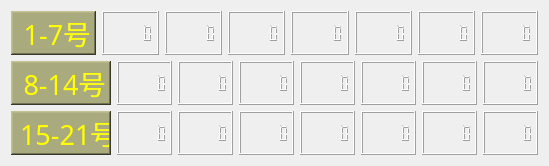
         <widget class="QWidget" name="tab_4">
          <attribute name="title">
           <string>电池组4</string>
          </attribute>
          <layout class="QVBoxLayout" name="verticalLayout_7">
           <item>
            <layout class="QHBoxLayout" name="horizontalLayout_14">
             <item>
              <widget class="QLabel" name="Battery4_1_7">
               <property name="maximumSize">
                <size>
                 <width>100</width>
                 <height>50</height>
                </size>
               </property>
               <property name="font">
                <font>
                 <family>楷体</family>
                 <pointsize>20</pointsize>
                 <weight>50</weight>
                 <italic>false</italic>
                 <bold>false</bold>
                </font>
               </property>
               <property name="styleSheet">
                <string notr="true">background-color: rgb(170, 170, 127);</string>
               </property>
               <property name="frameShape">
                <enum>QFrame::WinPanel</enum>
               </property>
               <property name="frameShadow">
                <enum>QFrame::Raised</enum>
               </property>
               <property name="text">
                <string>&lt;html&gt;&lt;head/&gt;&lt;body&gt;&lt;p align=&quot;center&quot;&gt;&lt;span style=&quot; color:#ffff00;&quot;&gt;1-7号&lt;/span&gt;&lt;/p&gt;&lt;/body&gt;&lt;/html&gt;</string>
               </property>
              </widget>
             </item>
             <item>
              <widget class="QLCDNumber" name="show_Battery4_Voltage1">
               <property name="maximumSize">
                <size>
                 <width>100</width>
                 <height>50</height>
                </size>
               </property>
               <property name="styleSheet">
                <string notr="true">color: rgb(255, 255, 0);</string>
               </property>
               <property name="smallDecimalPoint">
                <bool>true</bool>
               </property>
              </widget>
             </item>
             <item>
              <widget class="QLCDNumber" name="show_Battery4_Voltage2">
               <property name="maximumSize">
                <size>
                 <width>100</width>
                 <height>50</height>
                </size>
               </property>
               <property name="styleSheet">
                <string notr="true">color: rgb(255, 255, 0);</string>
               </property>
               <property name="smallDecimalPoint">
                <bool>true</bool>
               </property>
              </widget>
             </item>
             <item>
              <widget class="QLCDNumber" name="show_Battery4_Voltage3">
               <property name="maximumSize">
                <size>
                 <width>100</width>
                 <height>50</height>
                </size>
               </property>
               <property name="styleSheet">
                <string notr="true">color: rgb(255, 255, 0);</string>
               </property>
               <property name="smallDecimalPoint">
                <bool>true</bool>
               </property>
              </widget>
             </item>
             <item>
              <widget class="QLCDNumber" name="show_Battery4_Voltage4">
               <property name="maximumSize">
                <size>
                 <width>100</width>
                 <height>50</height>
                </size>
               </property>
               <property name="styleSheet">
                <string notr="true">color: rgb(255, 255, 0);</string>
               </property>
               <property name="smallDecimalPoint">
                <bool>true</bool>
               </property>
              </widget>
             </item>
             <item>
              <widget class="QLCDNumber" name="show_Battery4_Voltage5">
               <property name="maximumSize">
                <size>
                 <width>100</width>
                 <height>50</height>
                </size>
               </property>
               <property name="styleSheet">
                <string notr="true">color: rgb(255, 255, 0);</string>
               </property>
               <property name="smallDecimalPoint">
                <bool>true</bool>
               </property>
              </widget>
             </item>
             <item>
              <widget class="QLCDNumber" name="show_Battery4_Voltage6">
               <property name="maximumSize">
                <size>
                 <width>100</width>
                 <height>50</height>
                </size>
               </property>
               <property name="styleSheet">
                <string notr="true">color: rgb(255, 255, 0);</string>
               </property>
               <property name="smallDecimalPoint">
                <bool>true</bool>
               </property>
              </widget>
             </item>
             <item>
              <widget class="QLCDNumber" name="show_Battery4_Voltage7">
               <property name="maximumSize">
                <size>
                 <width>100</width>
                 <height>50</height>
                </size>
               </property>
               <property name="styleSheet">
                <string notr="true">color: rgb(255, 255, 0);</string>
               </property>
               <property name="smallDecimalPoint">
                <bool>true</bool>
               </property>
              </widget>
             </item>
            </layout>
           </item>
           <item>
            <layout class="QHBoxLayout" name="horizontalLayout_15">
             <item>
              <widget class="QLabel" name="Battery4_8_14">
               <property name="maximumSize">
                <size>
                 <width>100</width>
                 <height>50</height>
                </size>
               </property>
               <property name="font">
                <font>
                 <family>楷体</family>
                 <pointsize>20</pointsize>
                 <weight>50</weight>
                 <italic>false</italic>
                 <bold>false</bold>
                </font>
               </property>
               <property name="styleSheet">
                <string notr="true">background-color: rgb(170, 170, 127);</string>
               </property>
               <property name="frameShape">
                <enum>QFrame::WinPanel</enum>
               </property>
               <property name="frameShadow">
                <enum>QFrame::Raised</enum>
               </property>
               <property name="text">
                <string>&lt;html&gt;&lt;head/&gt;&lt;body&gt;&lt;p align=&quot;center&quot;&gt;&lt;span style=&quot; color:#ffff00;&quot;&gt;8-14号&lt;/span&gt;&lt;/p&gt;&lt;/body&gt;&lt;/html&gt;</string>
               </property>
              </widget>
             </item>
             <item>
              <widget class="QLCDNumber" name="show_Battery4_Voltage8">
               <property name="maximumSize">
                <size>
                 <width>100</width>
                 <height>50</height>
                </size>
               </property>
               <property name="styleSheet">
                <string notr="true">color: rgb(255, 255, 0);</string>
               </property>
               <property name="smallDecimalPoint">
                <bool>true</bool>
               </property>
              </widget>
             </item>
             <item>
              <widget class="QLCDNumber" name="show_Battery4_Voltage9">
               <property name="maximumSize">
                <size>
                 <width>100</width>
                 <height>50</height>
                </size>
               </property>
               <property name="styleSheet">
                <string notr="true">color: rgb(255, 255, 0);</string>
               </property>
               <property name="smallDecimalPoint">
                <bool>true</bool>
               </property>
              </widget>
             </item>
             <item>
              <widget class="QLCDNumber" name="show_Battery4_Voltage10">
               <property name="maximumSize">
                <size>
                 <width>100</width>
                 <height>50</height>
                </size>
               </property>
               <property name="styleSheet">
                <string notr="true">color: rgb(255, 255, 0);</string>
               </property>
               <property name="smallDecimalPoint">
                <bool>true</bool>
               </property>
              </widget>
             </item>
             <item>
              <widget class="QLCDNumber" name="show_Battery4_Voltage11">
               <property name="maximumSize">
                <size>
                 <width>100</width>
                 <height>50</height>
                </size>
               </property>
               <property name="styleSheet">
                <string notr="true">color: rgb(255, 255, 0);</string>
               </property>
               <property name="smallDecimalPoint">
                <bool>true</bool>
               </property>
              </widget>
             </item>
             <item>
              <widget class="QLCDNumber" name="show_Battery4_Voltage12">
               <property name="maximumSize">
                <size>
                 <width>100</width>
                 <height>50</height>
                </size>
               </property>
               <property name="styleSheet">
                <string notr="true">color: rgb(255, 255, 0);</string>
               </property>
               <property name="smallDecimalPoint">
                <bool>true</bool>
               </property>
              </widget>
             </item>
             <item>
              <widget class="QLCDNumber" name="show_Battery4_Voltage13">
               <property name="maximumSize">
                <size>
                 <width>100</width>
                 <height>50</height>
                </size>
               </property>
               <property name="styleSheet">
                <string notr="true">color: rgb(255, 255, 0);</string>
               </property>
               <property name="smallDecimalPoint">
                <bool>true</bool>
               </property>
              </widget>
             </item>
             <item>
              <widget class="QLCDNumber" name="show_Battery4_Voltage14">
               <property name="maximumSize">
                <size>
                 <width>100</width>
                 <height>50</height>
                </size>
               </property>
               <property name="styleSheet">
                <string notr="true">color: rgb(255, 255, 0);</string>
               </property>
               <property name="smallDecimalPoint">
                <bool>true</bool>
               </property>
              </widget>
             </item>
            </layout>
           </item>
           <item>
            <layout class="QHBoxLayout" name="horizontalLayout_16">
             <item>
              <widget class="QLabel" name="Battery4_15_21">
               <property name="maximumSize">
                <size>
                 <width>100</width>
                 <height>50</height>
                </size>
               </property>
               <property name="font">
                <font>
                 <family>楷体</family>
                 <pointsize>20</pointsize>
                 <weight>50</weight>
                 <italic>false</italic>
                 <bold>false</bold>
                </font>
               </property>
               <property name="styleSheet">
                <string notr="true">background-color: rgb(170, 170, 127);</string>
               </property>
               <property name="frameShape">
                <enum>QFrame::WinPanel</enum>
               </property>
               <property name="frameShadow">
                <enum>QFrame::Raised</enum>
               </property>
               <property name="text">
                <string>&lt;html&gt;&lt;head/&gt;&lt;body&gt;&lt;p align=&quot;center&quot;&gt;&lt;span style=&quot; color:#ffff00;&quot;&gt;15-21号&lt;/span&gt;&lt;/p&gt;&lt;/body&gt;&lt;/html&gt;</string>
               </property>
              </widget>
             </item>
             <item>
              <widget class="QLCDNumber" name="show_Battery4_Voltage15">
               <property name="maximumSize">
                <size>
                 <width>100</width>
                 <height>50</height>
                </size>
               </property>
               <property name="styleSheet">
                <string notr="true">color: rgb(255, 255, 0);</string>
               </property>
               <property name="smallDecimalPoint">
                <bool>true</bool>
               </property>
              </widget>
             </item>
             <item>
              <widget class="QLCDNumber" name="show_Battery4_Voltage16">
               <property name="maximumSize">
                <size>
                 <width>100</width>
                 <height>50</height>
                </size>
               </property>
               <property name="styleSheet">
                <string notr="true">color: rgb(255, 255, 0);</string>
               </property>
               <property name="smallDecimalPoint">
                <bool>true</bool>
               </property>
              </widget>
             </item>
             <item>
              <widget class="QLCDNumber" name="show_Battery4_Voltage17">
               <property name="maximumSize">
                <size>
                 <width>100</width>
                 <height>50</height>
                </size>
               </property>
               <property name="styleSheet">
                <string notr="true">color: rgb(255, 255, 0);</string>
               </property>
               <property name="smallDecimalPoint">
                <bool>true</bool>
               </property>
              </widget>
             </item>
             <item>
              <widget class="QLCDNumber" name="show_Battery4_Voltage18">
               <property name="maximumSize">
                <size>
                 <width>100</width>
                 <height>50</height>
                </size>
               </property>
               <property name="styleSheet">
                <string notr="true">color: rgb(255, 255, 0);</string>
               </property>
               <property name="smallDecimalPoint">
                <bool>true</bool>
               </property>
              </widget>
             </item>
             <item>
              <widget class="QLCDNumber" name="show_Battery4_Voltage19">
               <property name="maximumSize">
                <size>
                 <width>100</width>
                 <height>50</height>
                </size>
               </property>
               <property name="styleSheet">
                <string notr="true">color: rgb(255, 255, 0);</string>
               </property>
               <property name="smallDecimalPoint">
                <bool>true</bool>
               </property>
              </widget>
             </item>
             <item>
              <widget class="QLCDNumber" name="show_Battery4_Voltage20">
               <property name="maximumSize">
                <size>
                 <width>100</width>
                 <height>50</height>
                </size>
               </property>
               <property name="styleSheet">
                <string notr="true">color: rgb(255, 255, 0);</string>
               </property>
               <property name="smallDecimalPoint">
                <bool>true</bool>
               </property>
              </widget>
             </item>
             <item>
              <widget class="QLCDNumber" name="show_Battery4_Voltage21">
               <property name="maximumSize">
                <size>
                 <width>100</width>
                 <height>50</height>
                </size>
               </property>
               <property name="styleSheet">
                <string notr="true">color: rgb(255, 255, 0);</string>
               </property>
               <property name="smallDecimalPoint">
                <bool>true</bool>
               </property>
              </widget>
             </item>
            </layout>
           </item>
          </layout>
         </widget>
